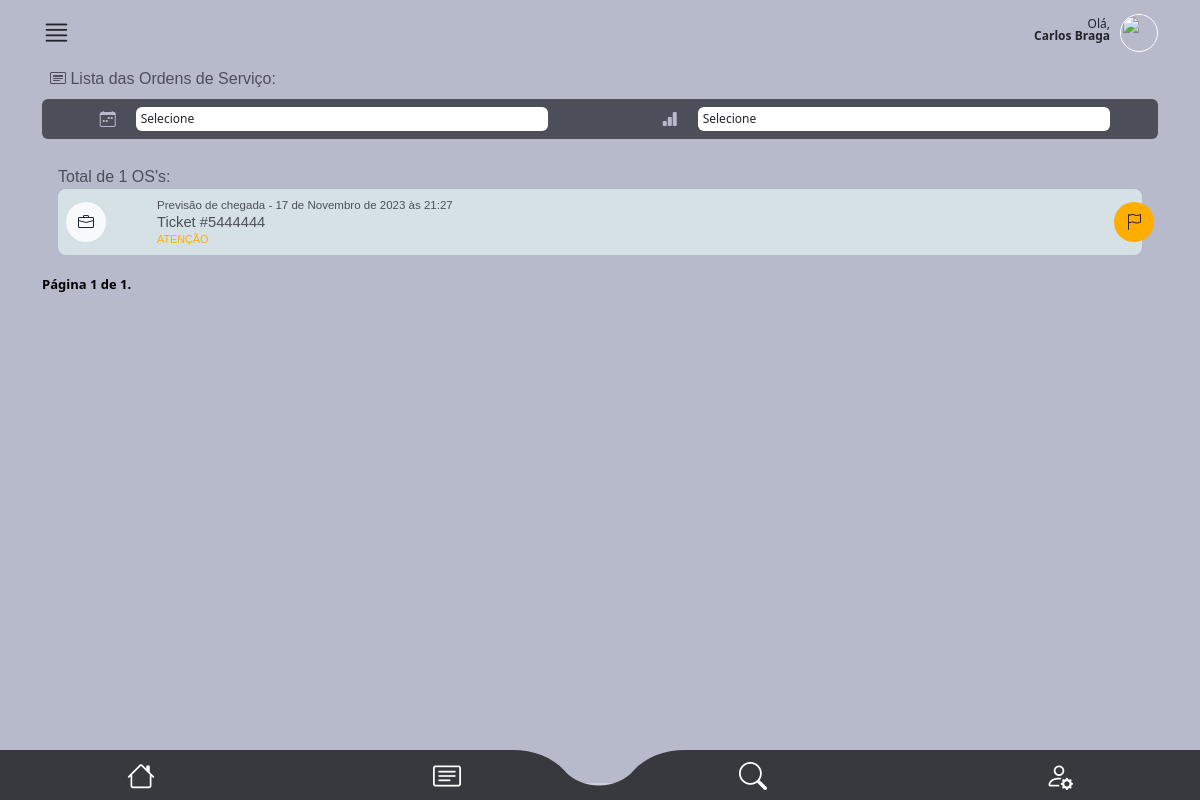
The app's page /main/minhas_os/ (signed in), older data.
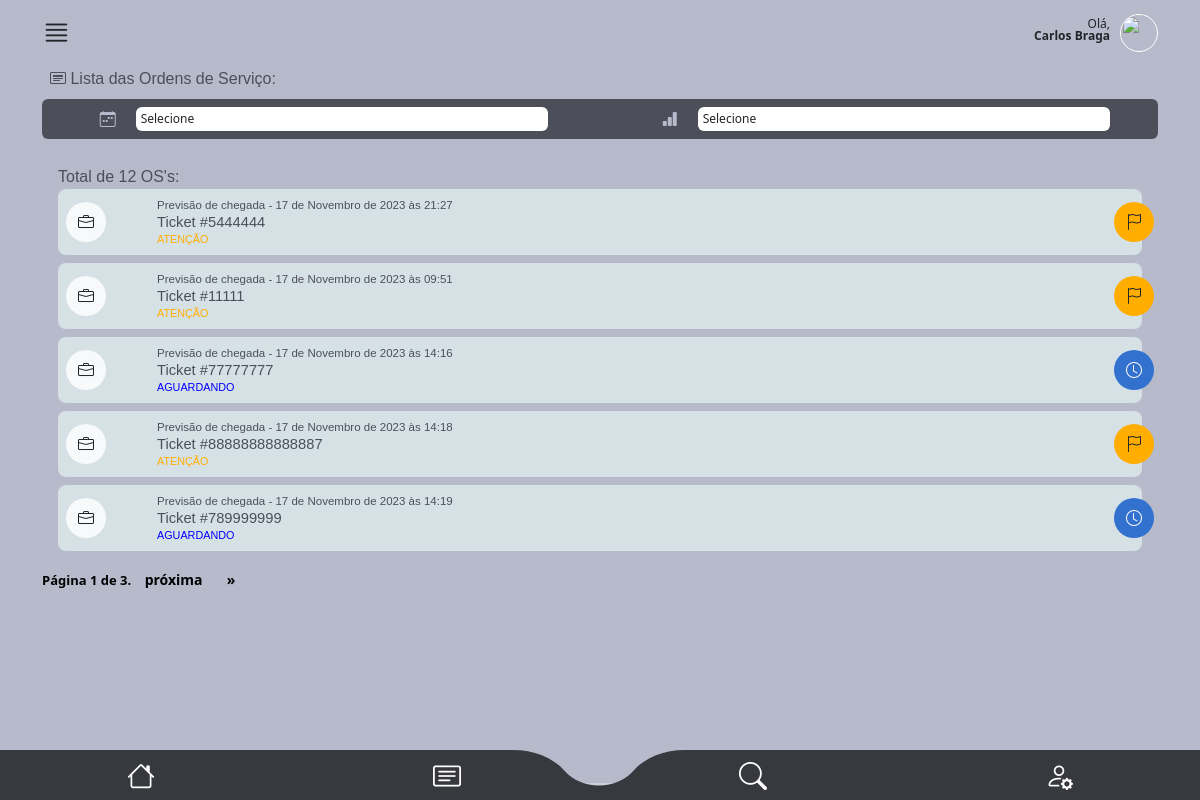
The same page, newer data.
### staff/models.py (models this page shows, shortened)
class OrdemDeServico(models.Model):
    ticket = models.CharField(max_length=200, unique=True)
    tecnico = models.ForeignKey(
        CustomUser, on_delete=models.CASCADE, related_name="ordens_técnico", null=True, default=None
    )
    staff = models.ForeignKey(
        CustomUser, on_delete=models.CASCADE, related_name="ordens_staff"
    )
    descricao = models.TextField(max_length=600)
    previsao_chegada = models.DateTimeField(editable=True)
    previsao_execucao = models.DateTimeField(editable=True)
    material = models.CharField(max_length=100, validators=[MinLengthValidator(3)])
    equipamento = models.CharField(max_length=100, validators=[MinLengthValidator(3)])
    data_criacao = models.DateTimeField(auto_now_add=True)
    cliente = models.ForeignKey(Cliente, on_delete=models.CASCADE)
    endereco = models.ForeignKey(Endereco, on_delete=models.CASCADE)
    contrato = models.CharField(max_length=700, null=True, blank=True)
    atividade = models.CharField(max_length=50, choices=ACTIVITY_CHOICES)
    status_tecnico = models.CharField(max_length=50, choices=TECNICAL_CHOICES)
    status = models.CharField(
        max_length=10, choices=STATUS_CHOICES, default="Aguardando"
    )
    atraso_em_minutos = models.CharField(max_length=50, choices=ATRASO_CHOICES)
    atraso_descricao = models.TextField(max_length=400)
    descricao_reagendamento = models.TextField(max_length=400)
    vezes_reagendada = models.IntegerField(default=0)

### main/views.py (the view, shortened to what this page needs)
@user_passes_test(is_tecnico)
def minhas_os(request):
    try:
        status_filter = request.GET.get("status")
        previsao_chegada_filter = request.GET.get("previsao_chegada")
        user = request.user
        ordens_ativas = OrdemDeServico.objects.filter(
            tecnico=user, status__in=["Atenção", "Urgente", "Aguardando", "Concluído"]
        )
        ordens_ativas_counter = OrdemDeServico.objects.filter(
            tecnico=user, status__in=["Atenção", "Urgente", "Aguardando", "Concluído"]
        )
        data_atual = datetime.now().date()
        todas_as_ordens = OrdemDeServico.objects.filter(tecnico=user)
        for ordem in todas_as_ordens:
            data_previsao = ordem.previsao_chegada.date()
            if data_previsao < data_atual and ordem.status in [
                "Atenção",
                "Urgente",
                "Aguardando",
            ]:
                ordem.status = "Reagendar"
                ordem.status_tecnico = "Aguardando Aceite"
                ordem.vezes_reagendada += 1
                ordem.descricao_reagendamento = "Ordem ignorada pelo técnico"
                ordem.save()
        if status_filter and status_filter != "Todas":
            ordens_ativas = ordens_ativas.filter(status=status_filter)
        items_per_page = 5
        paginator = Paginator(ordens_ativas, items_per_page)
        page = request.GET.get("page")
        try:
            ordens_ativas = paginator.page(page)
        except PageNotAnInteger:
            ordens_ativas = paginator.page(1)
        except EmptyPage:
            ordens_ativas = paginator.page(paginator.num_pages)
        return render(
            request,
            "minhas_os.html",
            {"ordens_ativas": ordens_ativas, "qtdos": len(ordens_ativas_counter)},
        )
    except Exception as e:
        return render(request, "error.html", {"error_message": str(e)})

### main/helpers.py (called while the page is built)
def is_tecnico(user):
    return user.groups.filter(name="Técnico").exists()

### main/templates/minhas_os.html (shortened to what the changed rows need)
{% extends "base2.html" %}
{%load static%}
{% block rest %}
      <section id="lista_oc_scr">
        <div class="container">
            <div id="oc_lista">
              <div class="tab-pane fade show active" id="pills-01" role="tabpanel" aria-labelledby="pills-home-tab" tabindex="0">
                <label class="mt-2 font-medium color04">Total de {{qtdos}} OS's:</label>
                {% for ordem in ordens_ativas %}
                <div class="oc_lista_item">
                      <a href="{% url 'os_detail2' ordem.id %}" class="a-whole"></a>
                      <div class="row">
                          <div class="col-2 col-md-1">
                              <div class="icon bg-light"><i class="bi bi-briefcase text-dark"></i></div>
                          </div>
                          <div class="col-9 col-md-11">
                              <div class="oc_l_data color04 font-light">Previsão de chegada - {{ ordem.previsao_chegada }}</div>
                              <div class="oc_l_nome font-medium color04">Ticket #{{ ordem.ticket }}</div>
                              <div class="oc_l_status font-medium {% if ordem.status == 'Urgente' %}color-red{% elif ordem.status == 'Atenção' %}color-yellow{% elif ordem.status == 'Aguardando' %}color-blue{% elif ordem.status == 'Concluído' %}color-green{% endif %}">{{ ordem.status }}</div>
                          </div>
                          {% if ordem.status == "Urgente" %}
                              <div class="status_icon bg05 text-light">
                                  <i class="bi bi-exclamation-triangle-fill"></i>
                              </div>
                          {% elif ordem.status == "Atenção" %}
                              <div class="status_icon bg06 text-dark">
                                  <i class="bi bi-flag"></i>
                              </div>
                          {% elif ordem.status == "Aguardando" %}
                              <div class="status_icon bg01 text-light">
                                  <i class="bi bi-clock"></i>
                              </div>
                          {% elif ordem.status == "Concluído" %}
                              <div class="status_icon bg02 text-light">
                                <i class="bi bi-check-circle"></i>
                            </div>
                          {% endif %}
                      </div>
                  </div>
                  {% endfor %}
                </div>
                <div class="pagination">
                  <span class="step-links">
                      <span class="current-page">
                          Página {{ ordens_ativas.number }} de {{ ordens_ativas.paginator.num_pages }}.
                      </span>
                      {% if ordens_ativas.has_next %}
                          <a href="?page={{ ordens_ativas.next_page_number }}">próxima</a>
                          <a href="?page={{ ordens_ativas.paginator.num_pages }}">&raquo;</a>
                      {% endif %}
                  </span>
              </div>
              </div>
      </section>
  {% endblock %}

Row changes from the older to the newer data that the page shows:
now on this page (row edited): OrdemDeServico: previsao_chegada "17 de Novembro de 2023 às 09:51", ticket "11111", status "ATENÇÃO"
added OrdemDeServico: previsao_chegada "17 de Novembro de 2023 às 14:16", ticket "77777777", status "AGUARDANDO"
added OrdemDeServico: previsao_chegada "17 de Novembro de 2023 às 14:18", ticket "88888888888887", status "ATENÇÃO"
added OrdemDeServico: previsao_chegada "17 de Novembro de 2023 às 14:19", ticket "789999999", status "AGUARDANDO"
Text that changed along with them:
{{ qtdos }}: "1" → "12"
{{ ordens_ativas.paginator.num_pages }}: "1" → "3"
text now shown: "próxima »"
